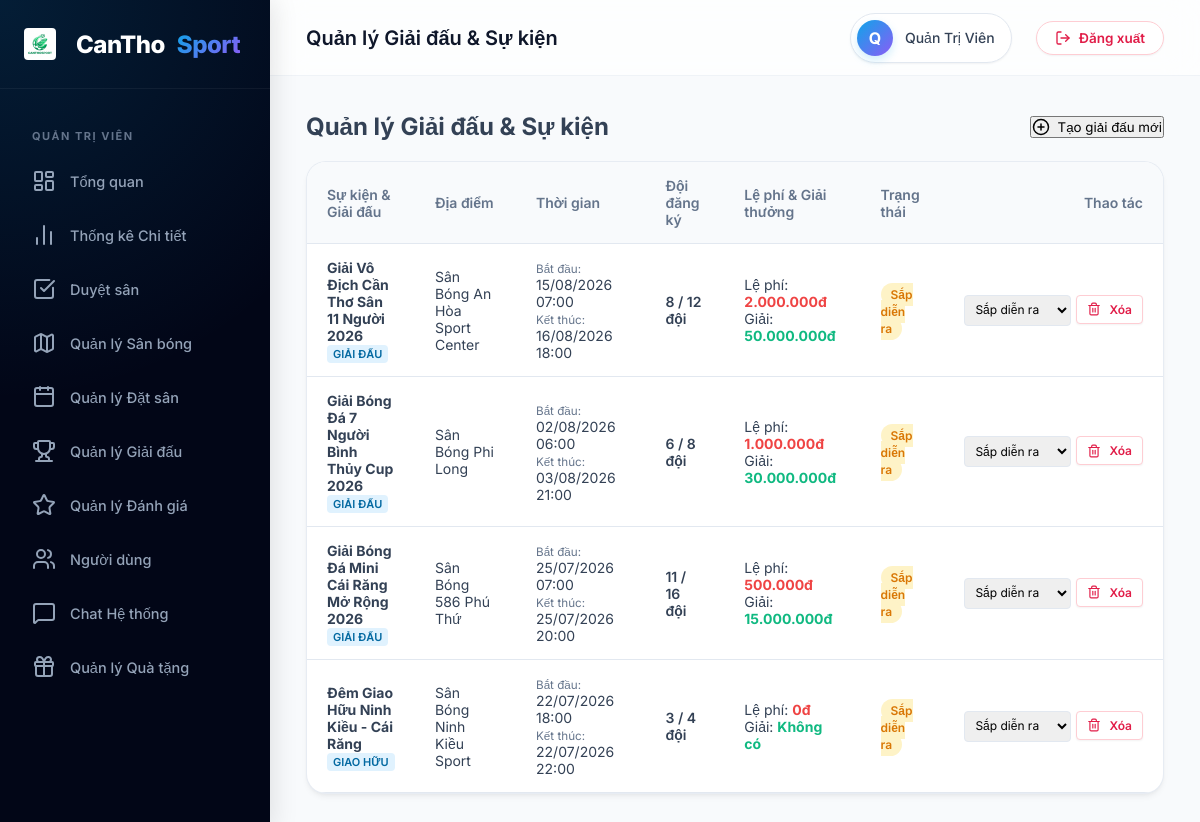
/admin/events.php (signed in), run on the app's committed database.
### tables this page shows
CREATE TABLE `events` (
  `id`              INT(11)       NOT NULL AUTO_INCREMENT,
  `field_id`        INT(11)       NOT NULL,
  `organizer_id`    INT(11)       NOT NULL,
  `title`           VARCHAR(200)  NOT NULL,
  `slug`            VARCHAR(210)  NOT NULL,
  `description`     TEXT          DEFAULT NULL,
  `event_type`      ENUM('giai_dau','friendly','training','other') NOT NULL DEFAULT 'giai_dau',
  `start_datetime`  DATETIME      NOT NULL,
  `end_datetime`    DATETIME      NOT NULL,
  `max_teams`       TINYINT(3)    DEFAULT NULL COMMENT 'Số đội tối đa',
  `current_teams`   TINYINT(3)    NOT NULL DEFAULT 0,
  `entry_fee`       DECIMAL(10,0) NOT NULL DEFAULT 0 COMMENT 'Phí tham gia (VNĐ)',
  `prize_pool`      DECIMAL(12,0) DEFAULT NULL COMMENT 'Giải thưởng',
  `cover_image`     VARCHAR(255)  DEFAULT NULL,
  `status`          ENUM('upcoming','ongoing','completed','cancelled') NOT NULL DEFAULT 'upcoming',
  `created_at`      TIMESTAMP     NOT NULL DEFAULT CURRENT_TIMESTAMP,
  PRIMARY KEY (`id`),
  UNIQUE KEY `uq_event_slug` (`slug`),
  KEY `idx_field`   (`field_id`),
  KEY `idx_start`   (`start_datetime`),
  KEY `idx_status`  (`status`),
  CONSTRAINT `fk_event_field`     FOREIGN KEY (`field_id`)     REFERENCES `fields` (`id`) ON DELETE CASCADE,
  CONSTRAINT `fk_event_organizer` FOREIGN KEY (`organizer_id`) REFERENCES `users`  (`id`) ON DELETE CASCADE
);

CREATE TABLE `fields` (
  `id`              INT(11)      NOT NULL AUTO_INCREMENT,
  `owner_id`        INT(11)      NOT NULL,
  `name`            VARCHAR(150) NOT NULL,
  `slug`            VARCHAR(160) NOT NULL,
  `address`         VARCHAR(255) NOT NULL,
  `district`        VARCHAR(100) NOT NULL  COMMENT 'Quận/Huyện tại Cần Thơ',
  `ward`            VARCHAR(100) DEFAULT NULL COMMENT 'Phường/Xã',
  `lat`             DECIMAL(10,8) NOT NULL  COMMENT 'Vĩ độ GPS',
  `lng`             DECIMAL(11,8) NOT NULL  COMMENT 'Kinh độ GPS',
  `type`            ENUM('5v5','7v7','11v11') NOT NULL DEFAULT '5v5',
  `surface`         ENUM('co_nhan_tao','co_tu_nhien','san_xi_mang') NOT NULL DEFAULT 'co_nhan_tao',
  `price_per_hour`  DECIMAL(10,0) NOT NULL  COMMENT 'Giá thuê/giờ (VNĐ)',
  `price_peak`      DECIMAL(10,0) DEFAULT NULL COMMENT 'Giá giờ cao điểm (17h-21h)',
  `description`     TEXT          DEFAULT NULL,
  `phone`           VARCHAR(15)   DEFAULT NULL,
  `open_time`       TIME          NOT NULL DEFAULT '06:00:00',
  `close_time`      TIME          NOT NULL DEFAULT '22:00:00',
  `has_lighting`    TINYINT(1)    NOT NULL DEFAULT 1  COMMENT 'Có đèn chiếu sáng',
  `has_parking`     TINYINT(1)    NOT NULL DEFAULT 1  COMMENT 'Có bãi đỗ xe',
  `has_shower`      TINYINT(1)    NOT NULL DEFAULT 0  COMMENT 'Có phòng tắm',
  `has_canteen`     TINYINT(1)    NOT NULL DEFAULT 0  COMMENT 'Có căn tin',
  `has_rental`      TINYINT(1)    NOT NULL DEFAULT 0  COMMENT 'Cho thuê dụng cụ',
  `cover_image`     VARCHAR(255)  DEFAULT NULL,
  `status`          ENUM('active','inactive','pending') NOT NULL DEFAULT 'pending',
  `discount_percent` INT(11)     NOT NULL DEFAULT 0  COMMENT 'Mức giảm giá (%)',
  `rating`          DECIMAL(2,1)  NOT NULL DEFAULT 0.0,
  `total_reviews`   INT(11)       NOT NULL DEFAULT 0,
  `total_bookings`  INT(11)       NOT NULL DEFAULT 0,
  `created_at`      TIMESTAMP     NOT NULL DEFAULT CURRENT_TIMESTAMP,
  `updated_at`      TIMESTAMP     NOT NULL DEFAULT CURRENT_TIMESTAMP ON UPDATE CURRENT_TIMESTAMP,
  PRIMARY KEY (`id`),
  UNIQUE KEY `uq_slug` (`slug`),
  KEY `idx_owner`    (`owner_id`),
  KEY `idx_district` (`district`),
  KEY `idx_type`     (`type`),
  KEY `idx_status`   (`status`),
  CONSTRAINT `fk_field_owner` FOREIGN KEY (`owner_id`) REFERENCES `users` (`id`) ON DELETE CASCADE
);

### admin/events.php (the view, shortened to what this page needs)
<?php
require_once '../config/db.php';
$sql = "
    SELECT e.*, f.name as field_name, u.full_name as organizer_name
    FROM events e
    JOIN fields f ON e.field_id = f.id
    JOIN users u ON e.organizer_id = u.id
    ORDER BY e.start_datetime DESC
";
$stmt = $pdo->query($sql);
$events = $stmt->fetchAll();
include '../includes/dashboard_header.php';
?>
<div>
    <div style="display: flex; justify-content: space-between; align-items: center; margin-bottom: 20px;">
        <h2 style="margin: 0;">Quản lý Giải đấu & Sự kiện</h2>
        <button onclick="document.getElementById('add-event-modal').style.display='flex';" class="btn btn-primary" style="display: flex; align-items: center; gap: 8px;">
            <i data-lucide="plus-circle" style="width: 18px; height: 18px;"></i> Tạo giải đấu mới
        </button>
    </div>
    <div class="card">
        <div class="card-body" style="padding: 0; overflow-x: auto;">
            <table style="width: 100%; border-collapse: collapse; text-align: left; font-size: 14px;">
                <thead>
                    <tr style="background: #f8fafc; border-bottom: 1px solid var(--border);">
                        <th style="padding: 15px 20px; font-weight: 600; color: var(--text-muted);">Sự kiện & Giải đấu</th>
                        <th style="padding: 15px 20px; font-weight: 600; color: var(--text-muted);">Địa điểm</th>
                        <th style="padding: 15px 20px; font-weight: 600; color: var(--text-muted);">Thời gian</th>
                        <th style="padding: 15px 20px; font-weight: 600; color: var(--text-muted);">Đội đăng ký</th>
                        <th style="padding: 15px 20px; font-weight: 600; color: var(--text-muted);">Lệ phí & Giải thưởng</th>
                        <th style="padding: 15px 20px; font-weight: 600; color: var(--text-muted);">Trạng thái</th>
                        <th style="padding: 15px 20px; font-weight: 600; color: var(--text-muted); text-align: right;">Thao tác</th>
                    </tr>
                </thead>
                <tbody>
                    <?php if (count($events) > 0): ?>
                        <?php foreach ($events as $e): ?>
                            <tr style="border-bottom: 1px solid var(--border);">
                                <td style="padding: 15px 20px;">
                                    <strong><?php echo htmlspecialchars($e['title']); ?></strong><br>
                                    <span style="font-size: 11px; background: #e0f2fe; color: #0369a1; padding: 2px 6px; border-radius: 4px; font-weight: 600; text-transform: uppercase;">
                                        <?php echo ($e['event_type'] === 'giai_dau') ? 'Giải đấu' : (($e['event_type'] === 'friendly') ? 'Giao hữu' : 'Khác'); ?>
                                    </span>
                                </td>
                                <td style="padding: 15px 20px;">
                                    <?php echo htmlspecialchars($e['field_name']); ?>
                                </td>
                                <td style="padding: 15px 20px;">
                                    <small style="color: var(--text-muted);">Bắt đầu:</small> <?php echo date('d/m/Y H:i', strtotime($e['start_datetime'])); ?><br>
                                    <small style="color: var(--text-muted);">Kết thúc:</small> <?php echo date('d/m/Y H:i', strtotime($e['end_datetime'])); ?>
                                </td>
                                <td style="padding: 15px 20px; font-weight: 600;">
                                    <?php echo $e['current_teams']; ?> / <?php echo $e['max_teams'] ?? '∞'; ?> đội
                                </td>
                                <td style="padding: 15px 20px;">
                                    Lệ phí: <strong style="color: #ef4444;"><?php echo number_format($e['entry_fee'], 0, ',', '.'); ?>đ</strong><br>
                                    Giải: <strong style="color: #10b981;"><?php echo $e['prize_pool'] ? number_format($e['prize_pool'], 0, ',', '.') . 'đ' : 'Không có'; ?></strong>
                                </td>
                                <td style="padding: 15px 20px;">
                                    <?php if ($e['status'] === 'upcoming'): ?>
                                        <span style="background: #fef3c7; color: #d97706; padding: 4px 10px; border-radius: 20px; font-size: 12px; font-weight: 600;">Sắp diễn ra</span>
                                    <?php elseif ($e['status'] === 'ongoing'): ?>
                                        <span style="background: #dbeafe; color: #2563eb; padding: 4px 10px; border-radius: 20px; font-size: 12px; font-weight: 600;">Đang diễn ra</span>
                                    <?php elseif ($e['status'] === 'completed'): ?>
                                        <span style="background: #dcfce3; color: #166534; padding: 4px 10px; border-radius: 20px; font-size: 12px; font-weight: 600;">Đã kết thúc</span>
                                    <?php else: ?>
                                        <span style="background: #fee2e2; color: #dc2626; padding: 4px 10px; border-radius: 20px; font-size: 12px; font-weight: 600;">Đã hủy</span>
                                    <?php endif; ?>
                                </td>
                                <td style="padding: 15px 20px; text-align: right;">
                                    <div style="display: flex; gap: 5px; justify-content: flex-end;">
                                        <form method="POST" style="display: inline-block;">
                                            <select name="status" onchange="this.form.submit()" style="padding: 6px; border-radius: 4px; border: 1px solid var(--border); font-size: 12px;">
                                                <option value="upcoming" <?php if($e['status'] === 'upcoming') echo 'selected'; ?>>Sắp diễn ra</option>
                                            </select>
                                        </form>
                                        <form method="POST" style="display: inline-block;" onsubmit="return confirm('Bạn có chắc chắn muốn XÓA giải đấu này không?');">
                                            <button type="submit" class="btn-logout" style="padding: 6px 10px; font-size: 12px; border-radius: 4px;">
                                                <i data-lucide="trash-2" style="width: 14px; height: 14px;"></i> Xóa
                                            </button>
                                        </form>
                                    </div>
                                </td>
                            </tr>
                        <?php endforeach; ?>
                    <?php endif; ?>
                </tbody>
            </table>
        </div>
    </div>
</div>
<?php include '../includes/dashboard_footer.php'; ?>

### includes/dashboard_header.php (style rules this page uses)
:root { --primary: #0ea5e9; --primary-dark: #0284c7; --primary-light: rgba(14, 165, 233, 0.1); --accent: #8b5cf6; --success: #10b981; --warning: #f59e0b; --danger: #ef4444; --dark: #0f172a; --sidebar-bg: #020617; --light: #f8fafc; --border: #e2e8f0; --text: #334155; --text-muted: #64748b; --shadow-sm: 0 1px 2px 0 rgb(0 0 0 / 0.05); --shadow: 0 4px 6px -1px rgb(0 0 0 / 0.05), 0 2px 4px -2px rgb(0 0 0 / 0.05); --shadow-md: 0 10px 15px -3px rgb(0 0 0 / 0.05), 0 4px 6px -4px rgb(0 0 0 / 0.05); --shadow-float: 0 20px 25px -5px rgb(0 0 0 / 0.1), 0 8px 10px -6px rgb(0 0 0 / 0.1); --transition-smooth: all 0.4s cubic-bezier(0.4, 0, 0.2, 1); --transition-fast: all 0.2s cubic-bezier(0.4, 0, 0.2, 1); }
* { margin: 0; padding: 0; box-sizing: border-box; font-family: 'Inter', sans-serif; scroll-behavior: smooth; }
body { background-color: var(--light); color: var(--text); display: flex; min-height: 100vh; -webkit-font-smoothing: antialiased; }
.card, .dash-card { background: white; border-radius: 20px; box-shadow: var(--shadow); border: 1px solid rgba(226,232,240,0.8); transition: var(--transition-smooth); overflow: hidden; }
.card-body, .dash-card-body { padding: 24px; }
.btn-logout { background: white; border: 1px solid #fecdd3; color: #e11d48; padding: 8px 18px; border-radius: 50px; text-decoration: none; font-weight: 600; font-size: 13.5px; transition: var(--transition-fast); display: inline-flex; align-items: center; gap: 8px; box-shadow: var(--shadow-sm); }

### data on the page
events: title "Giải Vô Địch Cần Thơ Sân 11 Người 2026", event_type "GIẢI ĐẤU", field.name "Sân Bóng An Hòa Sport Center", start_datetime "15/08/2026 07:00", end_datetime "16/08/2026 18:00", current_teams "8", max_teams "12", entry_fee "2.000.000", prize_pool "50.000.000", shows "Sắp diễn ra", status "Sắp diễn ra"
events: title "Giải Bóng Đá 7 Người Bình Thủy Cup 2026", event_type "GIẢI ĐẤU", field.name "Sân Bóng Phi Long", start_datetime "02/08/2026 06:00", end_datetime "03/08/2026 21:00", current_teams "6", max_teams "8", entry_fee "1.000.000", prize_pool "30.000.000", shows "Sắp diễn ra", status "Sắp diễn ra"
events: title "Giải Bóng Đá Mini Cái Răng Mở Rộng 2026", event_type "GIẢI ĐẤU", field.name "Sân Bóng 586 Phú Thứ", start_datetime "25/07/2026 07:00", end_datetime "25/07/2026 20:00", current_teams "11", max_teams "16", entry_fee "500.000", prize_pool "15.000.000", shows "Sắp diễn ra", status "Sắp diễn ra"
events: title "Đêm Giao Hữu Ninh Kiều - Cái Răng", event_type "GIAO HỮU", field.name "Sân Bóng Ninh Kiều Sport", start_datetime "22/07/2026 18:00", end_datetime "22/07/2026 22:00", current_teams "3", max_teams "4", entry_fee "0", shows "Không có", shows "Sắp diễn ra", status "Sắp diễn ra"

### other printed values
$page_title "Quản lý Giải đấu & Sự kiện"
substr($_SESSION['user_full_name'] ?? 'U', 0, 1) "Q"
$_SESSION['user_full_name'] "Quản Trị Viên"
